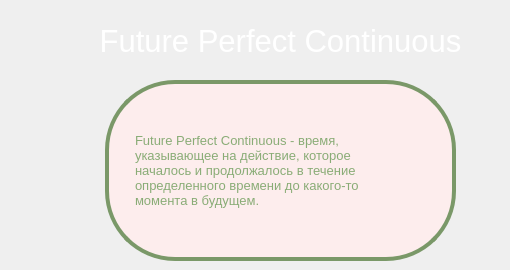
      <widget class="QWidget" name="page_14">
       <widget class="QLabel" name="label_71">
        <property name="geometry">
         <rect>
          <x>60</x>
          <y>20</y>
          <width>441</width>
          <height>41</height>
         </rect>
        </property>
        <property name="font">
         <font>
          <pointsize>23</pointsize>
         </font>
        </property>
        <property name="styleSheet">
         <string notr="true">color: rgb(255, 255, 255);</string>
        </property>
        <property name="text">
         <string>Future Perfect Continuous</string>
        </property>
        <property name="alignment">
         <set>Qt::AlignCenter</set>
        </property>
       </widget>
       <widget class="QLabel" name="label_102">
        <property name="geometry">
         <rect>
          <x>135</x>
          <y>110</y>
          <width>291</width>
          <height>121</height>
         </rect>
        </property>
        <property name="font">
         <font>
          <pointsize>10</pointsize>
         </font>
        </property>
        <property name="autoFillBackground">
         <bool>false</bool>
        </property>
        <property name="styleSheet">
         <string notr="true">color: rgb(137, 172, 118);
background-color: rgb(253,237,237);
border-radius: 20px;</string>
        </property>
        <property name="text">
         <string>Future Perfect Continuous - время, 
указывающее на действие, которое 
началось и продолжалось в течение 
определенного времени до какого-то 
момента в будущем.</string>
        </property>
       </widget>
       <widget class="QLabel" name="label_103">
        <property name="geometry">
         <rect>
          <x>105</x>
          <y>80</y>
          <width>351</width>
          <height>181</height>
         </rect>
        </property>
        <property name="styleSheet">
         <string notr="true">color: rgb(134,115,161);
background-color: rgb(253,237,237);
border-radius: 70px; 
border: 4px solid rgb(122, 152, 104)
</string>
        </property>
        <property name="text">
         <string/>
        </property>
       </widget>
       <zorder>label_103</zorder>
       <zorder>label_71</zorder>
       <zorder>label_102</zorder>
      </widget>
